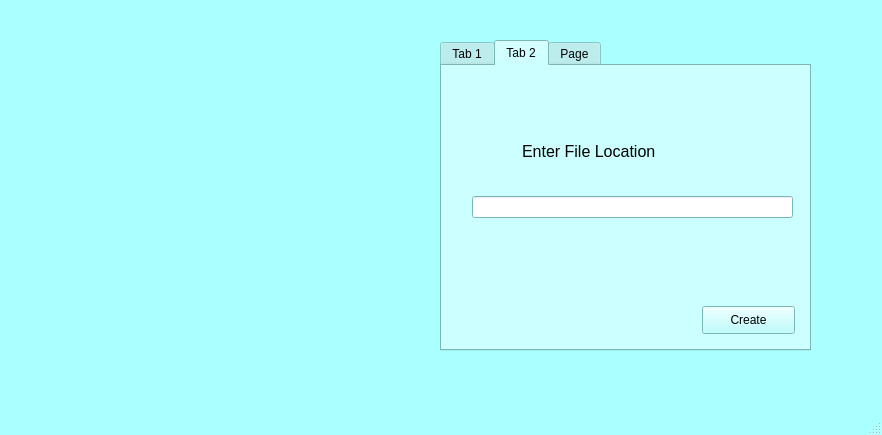
<?xml version="1.0" encoding="UTF-8"?>
<ui version="4.0">
 <class>MainWindow</class>
 <widget class="QMainWindow" name="MainWindow">
  <property name="geometry">
   <rect>
    <x>0</x>
    <y>0</y>
    <width>882</width>
    <height>435</height>
   </rect>
  </property>
  <property name="palette">
   <palette>
    <active>
     <colorrole role="WindowText">
      <brush brushstyle="SolidPattern">
       <color alpha="255">
        <red>0</red>
        <green>0</green>
        <blue>0</blue>
       </color>
      </brush>
     </colorrole>
     <colorrole role="Button">
      <brush brushstyle="SolidPattern">
       <color alpha="255">
        <red>170</red>
        <green>255</green>
        <blue>255</blue>
       </color>
      </brush>
     </colorrole>
     <colorrole role="Light">
      <brush brushstyle="SolidPattern">
       <color alpha="255">
        <red>255</red>
        <green>255</green>
        <blue>255</blue>
       </color>
      </brush>
     </colorrole>
     <colorrole role="Midlight">
      <brush brushstyle="SolidPattern">
       <color alpha="255">
        <red>212</red>
        <green>255</green>
        <blue>255</blue>
       </color>
      </brush>
     </colorrole>
     <colorrole role="Dark">
      <brush brushstyle="SolidPattern">
       <color alpha="255">
        <red>85</red>
        <green>127</green>
        <blue>127</blue>
       </color>
      </brush>
     </colorrole>
     <colorrole role="Mid">
      <brush brushstyle="SolidPattern">
       <color alpha="255">
        <red>113</red>
        <green>170</green>
        <blue>170</blue>
       </color>
      </brush>
     </colorrole>
     <colorrole role="Text">
      <brush brushstyle="SolidPattern">
       <color alpha="255">
        <red>0</red>
        <green>0</green>
        <blue>0</blue>
       </color>
      </brush>
     </colorrole>
     <colorrole role="BrightText">
      <brush brushstyle="SolidPattern">
       <color alpha="255">
        <red>255</red>
        <green>255</green>
        <blue>255</blue>
       </color>
      </brush>
     </colorrole>
     <colorrole role="ButtonText">
      <brush brushstyle="SolidPattern">
       <color alpha="255">
        <red>0</red>
        <green>0</green>
        <blue>0</blue>
       </color>
      </brush>
     </colorrole>
     <colorrole role="Base">
      <brush brushstyle="SolidPattern">
       <color alpha="255">
        <red>255</red>
        <green>255</green>
        <blue>255</blue>
       </color>
      </brush>
     </colorrole>
     <colorrole role="Window">
      <brush brushstyle="SolidPattern">
       <color alpha="255">
        <red>170</red>
        <green>255</green>
        <blue>255</blue>
       </color>
      </brush>
     </colorrole>
     <colorrole role="Shadow">
      <brush brushstyle="SolidPattern">
       <color alpha="255">
        <red>0</red>
        <green>0</green>
        <blue>0</blue>
       </color>
      </brush>
     </colorrole>
     <colorrole role="AlternateBase">
      <brush brushstyle="SolidPattern">
       <color alpha="255">
        <red>212</red>
        <green>255</green>
        <blue>255</blue>
       </color>
      </brush>
     </colorrole>
     <colorrole role="ToolTipBase">
      <brush brushstyle="SolidPattern">
       <color alpha="255">
        <red>255</red>
        <green>255</green>
        <blue>220</blue>
       </color>
      </brush>
     </colorrole>
     <colorrole role="ToolTipText">
      <brush brushstyle="SolidPattern">
       <color alpha="255">
        <red>0</red>
        <green>0</green>
        <blue>0</blue>
       </color>
      </brush>
     </colorrole>
     <colorrole role="PlaceholderText">
      <brush brushstyle="SolidPattern">
       <color alpha="128">
        <red>0</red>
        <green>0</green>
        <blue>0</blue>
       </color>
      </brush>
     </colorrole>
    </active>
    <inactive>
     <colorrole role="WindowText">
      <brush brushstyle="SolidPattern">
       <color alpha="255">
        <red>0</red>
        <green>0</green>
        <blue>0</blue>
       </color>
      </brush>
     </colorrole>
     <colorrole role="Button">
      <brush brushstyle="SolidPattern">
       <color alpha="255">
        <red>170</red>
        <green>255</green>
        <blue>255</blue>
       </color>
      </brush>
     </colorrole>
     <colorrole role="Light">
      <brush brushstyle="SolidPattern">
       <color alpha="255">
        <red>255</red>
        <green>255</green>
        <blue>255</blue>
       </color>
      </brush>
     </colorrole>
     <colorrole role="Midlight">
      <brush brushstyle="SolidPattern">
       <color alpha="255">
        <red>212</red>
        <green>255</green>
        <blue>255</blue>
       </color>
      </brush>
     </colorrole>
     <colorrole role="Dark">
      <brush brushstyle="SolidPattern">
       <color alpha="255">
        <red>85</red>
        <green>127</green>
        <blue>127</blue>
       </color>
      </brush>
     </colorrole>
     <colorrole role="Mid">
      <brush brushstyle="SolidPattern">
       <color alpha="255">
        <red>113</red>
        <green>170</green>
        <blue>170</blue>
       </color>
      </brush>
     </colorrole>
     <colorrole role="Text">
      <brush brushstyle="SolidPattern">
       <color alpha="255">
        <red>0</red>
        <green>0</green>
        <blue>0</blue>
       </color>
      </brush>
     </colorrole>
     <colorrole role="BrightText">
      <brush brushstyle="SolidPattern">
       <color alpha="255">
        <red>255</red>
        <green>255</green>
        <blue>255</blue>
       </color>
      </brush>
     </colorrole>
     <colorrole role="ButtonText">
      <brush brushstyle="SolidPattern">
       <color alpha="255">
        <red>0</red>
        <green>0</green>
        <blue>0</blue>
       </color>
      </brush>
     </colorrole>
     <colorrole role="Base">
      <brush brushstyle="SolidPattern">
       <color alpha="255">
        <red>255</red>
        <green>255</green>
        <blue>255</blue>
       </color>
      </brush>
     </colorrole>
     <colorrole role="Window">
      <brush brushstyle="SolidPattern">
       <color alpha="255">
        <red>170</red>
        <green>255</green>
        <blue>255</blue>
       </color>
      </brush>
     </colorrole>
     <colorrole role="Shadow">
      <brush brushstyle="SolidPattern">
       <color alpha="255">
        <red>0</red>
        <green>0</green>
        <blue>0</blue>
       </color>
      </brush>
     </colorrole>
     <colorrole role="AlternateBase">
      <brush brushstyle="SolidPattern">
       <color alpha="255">
        <red>212</red>
        <green>255</green>
        <blue>255</blue>
       </color>
      </brush>
     </colorrole>
     <colorrole role="ToolTipBase">
      <brush brushstyle="SolidPattern">
       <color alpha="255">
        <red>255</red>
        <green>255</green>
        <blue>220</blue>
       </color>
      </brush>
     </colorrole>
     <colorrole role="ToolTipText">
      <brush brushstyle="SolidPattern">
       <color alpha="255">
        <red>0</red>
        <green>0</green>
        <blue>0</blue>
       </color>
      </brush>
     </colorrole>
     <colorrole role="PlaceholderText">
      <brush brushstyle="SolidPattern">
       <color alpha="128">
        <red>0</red>
        <green>0</green>
        <blue>0</blue>
       </color>
      </brush>
     </colorrole>
    </inactive>
    <disabled>
     <colorrole role="WindowText">
      <brush brushstyle="SolidPattern">
       <color alpha="255">
        <red>85</red>
        <green>127</green>
        <blue>127</blue>
       </color>
      </brush>
     </colorrole>
     <colorrole role="Button">
      <brush brushstyle="SolidPattern">
       <color alpha="255">
        <red>170</red>
        <green>255</green>
        <blue>255</blue>
       </color>
      </brush>
     </colorrole>
     <colorrole role="Light">
      <brush brushstyle="SolidPattern">
       <color alpha="255">
        <red>255</red>
        <green>255</green>
        <blue>255</blue>
       </color>
      </brush>
     </colorrole>
     <colorrole role="Midlight">
      <brush brushstyle="SolidPattern">
       <color alpha="255">
        <red>212</red>
        <green>255</green>
        <blue>255</blue>
       </color>
      </brush>
     </colorrole>
     <colorrole role="Dark">
      <brush brushstyle="SolidPattern">
       <color alpha="255">
        <red>85</red>
        <green>127</green>
        <blue>127</blue>
       </color>
      </brush>
     </colorrole>
     <colorrole role="Mid">
      <brush brushstyle="SolidPattern">
       <color alpha="255">
        <red>113</red>
        <green>170</green>
        <blue>170</blue>
       </color>
      </brush>
     </colorrole>
     <colorrole role="Text">
      <brush brushstyle="SolidPattern">
       <color alpha="255">
        <red>85</red>
        <green>127</green>
        <blue>127</blue>
       </color>
      </brush>
     </colorrole>
     <colorrole role="BrightText">
      <brush brushstyle="SolidPattern">
       <color alpha="255">
        <red>255</red>
        <green>255</green>
        <blue>255</blue>
       </color>
      </brush>
     </colorrole>
     <colorrole role="ButtonText">
      <brush brushstyle="SolidPattern">
       <color alpha="255">
        <red>85</red>
        <green>127</green>
        <blue>127</blue>
       </color>
      </brush>
     </colorrole>
     <colorrole role="Base">
      <brush brushstyle="SolidPattern">
       <color alpha="255">
        <red>170</red>
        <green>255</green>
        <blue>255</blue>
       </color>
      </brush>
     </colorrole>
     <colorrole role="Window">
      <brush brushstyle="SolidPattern">
       <color alpha="255">
        <red>170</red>
        <green>255</green>
        <blue>255</blue>
       </color>
      </brush>
     </colorrole>
     <colorrole role="Shadow">
      <brush brushstyle="SolidPattern">
       <color alpha="255">
        <red>0</red>
        <green>0</green>
        <blue>0</blue>
       </color>
      </brush>
     </colorrole>
     <colorrole role="AlternateBase">
      <brush brushstyle="SolidPattern">
       <color alpha="255">
        <red>170</red>
        <green>255</green>
        <blue>255</blue>
       </color>
      </brush>
     </colorrole>
     <colorrole role="ToolTipBase">
      <brush brushstyle="SolidPattern">
       <color alpha="255">
        <red>255</red>
        <green>255</green>
        <blue>220</blue>
       </color>
      </brush>
     </colorrole>
     <colorrole role="ToolTipText">
      <brush brushstyle="SolidPattern">
       <color alpha="255">
        <red>0</red>
        <green>0</green>
        <blue>0</blue>
       </color>
      </brush>
     </colorrole>
     <colorrole role="PlaceholderText">
      <brush brushstyle="SolidPattern">
       <color alpha="128">
        <red>0</red>
        <green>0</green>
        <blue>0</blue>
       </color>
      </brush>
     </colorrole>
    </disabled>
   </palette>
  </property>
  <property name="windowTitle">
   <string>MainWindow</string>
  </property>
  <widget class="QWidget" name="centralwidget">
   <widget class="QLabel" name="label">
    <property name="geometry">
     <rect>
      <x>40</x>
      <y>100</y>
      <width>351</width>
      <height>161</height>
     </rect>
    </property>
    <property name="text">
     <string/>
    </property>
    <property name="pixmap">
     <pixmap>git-logo.png</pixmap>
    </property>
    <property name="scaledContents">
     <bool>true</bool>
    </property>
    <property name="wordWrap">
     <bool>false</bool>
    </property>
   </widget>
   <widget class="QTabWidget" name="Creating">
    <property name="enabled">
     <bool>true</bool>
    </property>
    <property name="geometry">
     <rect>
      <x>440</x>
      <y>40</y>
      <width>371</width>
      <height>311</height>
     </rect>
    </property>
    <property name="minimumSize">
     <size>
      <width>371</width>
      <height>0</height>
     </size>
    </property>
    <property name="contextMenuPolicy">
     <enum>Qt::DefaultContextMenu</enum>
    </property>
    <property name="currentIndex">
     <number>1</number>
    </property>
    <widget class="QWidget" name="Create_New">
     <attribute name="title">
      <string>Tab 1</string>
     </attribute>
     <widget class="QLabel" name="label_2">
      <property name="geometry">
       <rect>
        <x>70</x>
        <y>50</y>
        <width>241</width>
        <height>71</height>
       </rect>
      </property>
      <property name="font">
       <font>
        <pointsize>12</pointsize>
       </font>
      </property>
      <property name="text">
       <string>Create New Repository</string>
      </property>
     </widget>
     <widget class="QPushButton" name="BCreateNew">
      <property name="geometry">
       <rect>
        <x>260</x>
        <y>240</y>
        <width>93</width>
        <height>28</height>
       </rect>
      </property>
      <property name="text">
       <string>Create</string>
      </property>
     </widget>
    </widget>
    <widget class="QWidget" name="Clone_Local">
     <attribute name="title">
      <string>Tab 2</string>
     </attribute>
     <widget class="QLabel" name="label_3">
      <property name="geometry">
       <rect>
        <x>80</x>
        <y>50</y>
        <width>241</width>
        <height>71</height>
       </rect>
      </property>
      <property name="font">
       <font>
        <pointsize>12</pointsize>
       </font>
      </property>
      <property name="text">
       <string>Enter File Location</string>
      </property>
     </widget>
     <widget class="QLineEdit" name="lineEdit">
      <property name="geometry">
       <rect>
        <x>30</x>
        <y>130</y>
        <width>321</width>
        <height>22</height>
       </rect>
      </property>
     </widget>
     <widget class="QPushButton" name="pushButton">
      <property name="geometry">
       <rect>
        <x>260</x>
        <y>240</y>
        <width>93</width>
        <height>28</height>
       </rect>
      </property>
      <property name="text">
       <string>Create</string>
      </property>
     </widget>
    </widget>
    <widget class="QWidget" name="Clone_Link">
     <attribute name="title">
      <string>Page</string>
     </attribute>
     <widget class="QPushButton" name="pushButton_2">
      <property name="geometry">
       <rect>
        <x>260</x>
        <y>240</y>
        <width>93</width>
        <height>28</height>
       </rect>
      </property>
      <property name="text">
       <string>Create</string>
      </property>
     </widget>
     <widget class="QLabel" name="label_4">
      <property name="geometry">
       <rect>
        <x>80</x>
        <y>50</y>
        <width>241</width>
        <height>71</height>
       </rect>
      </property>
      <property name="font">
       <font>
        <pointsize>12</pointsize>
       </font>
      </property>
      <property name="text">
       <string>Enter File Location</string>
      </property>
     </widget>
     <widget class="QLineEdit" name="lineEdit_2">
      <property name="geometry">
       <rect>
        <x>30</x>
        <y>130</y>
        <width>321</width>
        <height>22</height>
       </rect>
      </property>
      <property name="text">
       <string/>
      </property>
     </widget>
    </widget>
   </widget>
  </widget>
  <widget class="QStatusBar" name="statusbar"/>
  <widget class="QMenuBar" name="menuBar">
   <property name="geometry">
    <rect>
     <x>0</x>
     <y>0</y>
     <width>882</width>
     <height>26</height>
    </rect>
   </property>
  </widget>
  <action name="actionCreate_New_Repo">
   <property name="text">
    <string>Create New Repo</string>
   </property>
  </action>
  <action name="actionClone_From_Location">
   <property name="text">
    <string>Clone From Location</string>
   </property>
  </action>
  <action name="actionClone_From_Link">
   <property name="text">
    <string>Clone From Link</string>
   </property>
  </action>
 </widget>
 <resources/>
 <connections/>
</ui>
